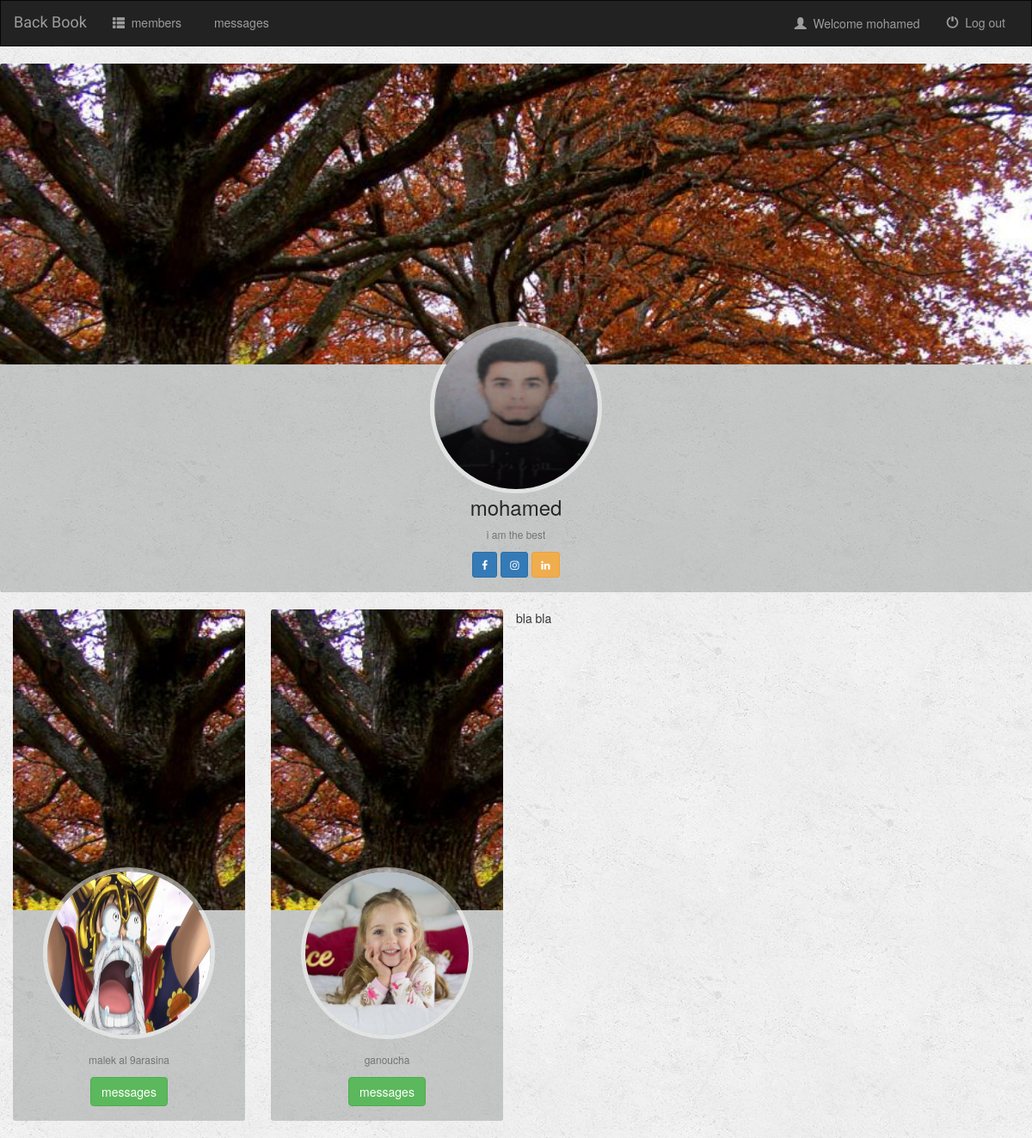
The page /profile/ (signed in) on the database as committed earlier.
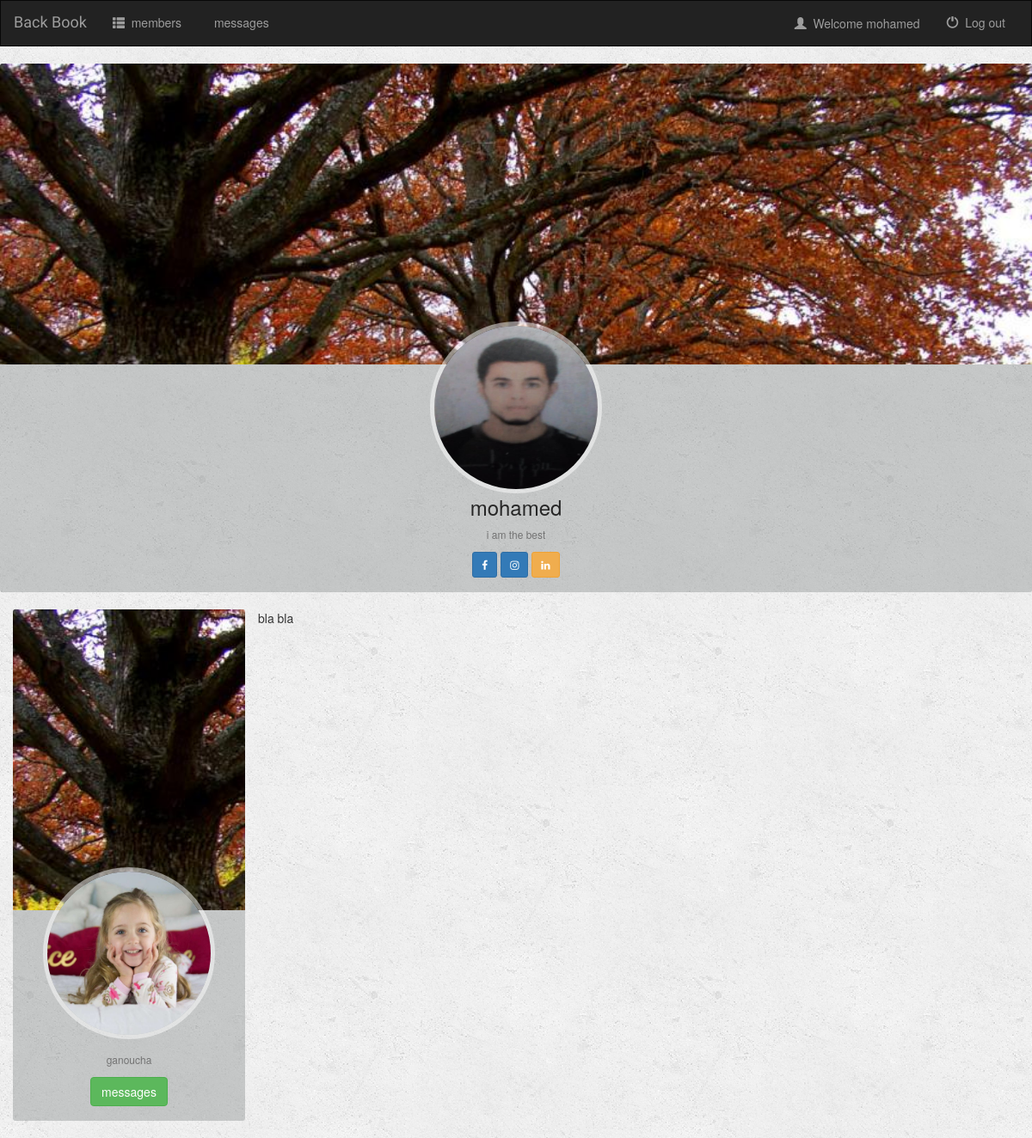
The same page on the database as committed later.
### app/models.py (models this page shows, shortened)
class UserProfile(models.Model):
    user   = models.OneToOneField(User,on_delete=models.CASCADE)
    profilePicture = models.ImageField(null=True)
    sex = models.CharField(default='None',max_length=10)
    bio = models.CharField(null=True,max_length=100)

class Friends(models.Model):
    user = models.ForeignKey(UserProfile,on_delete=models.CASCADE,default=None)
    friend = models.ForeignKey(User,on_delete=models.CASCADE,default=None,unique=True)
    messages= models.OneToOneField(Messages, on_delete=models.CASCADE ,null=True)
    confirmed = models.BooleanField(default=False)
    Isent = models.BooleanField(default=False)
    accepted = models.BooleanField(default=False)

### app/views.py (the view)
# urls.py: path('profile/', views.profile, name="profile"),
def profile(request):
    try:
        profile = get_object_or_404(UserProfile,user=request.user)
    except :
        redirect('app/edit_profile.html')
    profile1 = profile
    l=[]
    try:
        friends = Friends.objects.all().filter(user=profile,confirmed=True)
    except :
        friends = None
    for friend in friends :
        profile = get_object_or_404(UserProfile,user=friend.friend)
        l.append((friend,profile))
    return render(request, 'app/profile.html',{'all_friends':l,'profile':profile1})

### app/context_processors.py (called while the page is built)
def notification(request):
    if not request.user.is_authenticated:
        return {}
    profile = get_object_or_404(UserProfile,user=request.user)
    l=[]
    try:
        friends = Friends.objects.all().filter(user=profile,confirmed=False,Isent=False)
        if not friends :
            friends = Friends.objects.all().filter(user=profile,confirmed=True,Isent=False,accepted=True)
    except :
        friends = None
    for friend in friends :
        profile = get_object_or_404(UserProfile,user=friend.friend)
        l.append((friend,profile))
    return {'friends': l}

### app/templates/app/profile.html (shortened to what this page needs)
{% extends 'app/base.html' %}
{% block head %}
{% load static %}
<link href="//maxcdn.bootstrapcdn.com/font-awesome/4.3.0/css/font-awesome.min.css" rel="stylesheet">
<link rel="stylesheet" type="text/css" href="{% static 'app/profile.css' %}" />
<link rel="stylesheet" type="text/css" href="{% static 'app/model.css' %}" />
{% endblock head %}
{% block body %}
<div class="card hovercard">
    <div class="cardheader">
    </div>
    <div class="avatar">
        {% if profile.profilePicture %}
            <img id="{{user.id}}" alt="profile" src="{{profile.profilePicture.url}}">
        {% else %}
            <img id="{{user.id}}" alt="profile" src="/media/empty.png">
        {% endif %}
    </div>
    <div class="info">
        <div class="title">
            <span>{{user.username}}</span>
        </div>
        <div class="desc">{{profile.bio}}</div>
    </div>
    <div class="bottom">
        <a class="btn btn-primary btn-twitter btn-sm" href="https://twitter.com/webmaniac">
            <i class="fa fa-facebook"></i>
        </a>
        <a class="btn btn-primary btn-sm" rel="publisher"
            href="https://plus.google.com/shahnuralam">
            <i class="fa fa-instagram"></i>
        </a>
        <a class="btn btn-warning btn-sm" rel="publisher" href="https://plus.google.com/shahnuralam">
            <i class="fa fa-linkedin"></i>
        </a>
    </div>
</div>
{% if all_friends %}
            {% for friend in all_friends %}
                            <div class="col-sm-7 col-lg-3">
                                <div class="card hovercard">
                                    <div class="cardheader">
                                    </div>
                                    <div class="avatar">
                                        <img id="{{friend.0.id}}" alt="{{friend.0.username}}" src="{{ friend.1.profilePicture.url }}">
                                    </div>
                                    <div class="info">
                                        <div class="desc">{{friend.1.bio}}</div>
                                    </div>
                                    <div class="bottom">
                                        <a class="btn btn-success  btn-md" href="{% url 'app:confirm-request' friend.1.user.id %}">
                                           messages
                                        </a>
                                    </div>
                                </div>
                    </div>
                {% endfor %}
        {% endif %}
<p>
    bla bla
</p>
{% endblock  %}

### app/templates/app/base.html (shortened to what this page needs)
<!DOCTYPE html>
<html lang="en">
<head>
  {% load static %}
  <link rel="stylesheet" href="https://maxcdn.bootstrapcdn.com/bootstrap/3.3.6/css/bootstrap.min.css" />
  <link rel="stylesheet" type="text/css" href="{% static 'app/index_style.css' %}" />
  {% block head %}
  {% endblock head %}
</head>
<body>
  <nav class="navbar navbar-inverse">
    <div class="container-fluid">
      <div class="navbar-header">
        <a  class="navbar-brand" href="{% url 'app:index' %}"> Back Book </a>
      </div>
      {% if user.is_authenticated %}
      <div class="collapse navbar-collapse" id="topNavBar">
        <ul class="nav navbar-nav">
          <li class="">
            <a href="{% url 'app:members' %}">
              <span class="glyphicon glyphicon-th-list" aria-hidden="true"></span>&nbsp; members</a>
          </li>
          <li class="">
            <a href="{% url 'app:msg' %}">
              &nbsp; messages</a>
          </li>
        </ul>
        {% endif %}
        <ul class="nav navbar-nav navbar-right">
          {% if user.is_authenticated %}
          <li class="">
            <a class="btn btn-dark" href="{% url 'app:profile' %}" role="button" id="dropdownMenuLink" data-toggle="dropdown">
              <span class="glyphicon glyphicon-user" aria-hidden="true"></span>&nbsp; Welcome {{user.username}}
            </a>
        </li>
          <li class="">
            <a href="{% url 'app:logout' %}">
              <span class="glyphicon glyphicon-off" aria-hidden="true"></span>&nbsp; Log out</a>
          </li>
          {% endif %}
        </ul>
      </div>
    </div>
  </nav>
  {% block body %} {% endblock body %}
</body>
</html>

### app/static/app/index_style.css (style rules this page uses)
body { background-image: url("background.png"); }
.navbar { border-radius: 0; }
.navbar-brand { font-family: 'Satisfy', cursive; }

### app/static/app/profile.css (style rules this page uses)
body { background-color: red; }
.card { padding-top: 0px; margin: 0px 0 20px 0; background-color: rgba(37, 135, 155, 0.6); border-top-width: 0; border-bottom-width: 2px; -webkit-border-radius: 3px; -moz-border-radius: 3px; border-radius: 3px; -webkit-box-shadow: none; -moz-box-shadow: none; box-shadow: none; -webkit-box-sizing: border-box; -moz-box-sizing: border-box; box-sizing: border-box; }
.card.hovercard { position: relative; padding-top: 0; overflow: hidden; text-align: center; background-color: rgba(133, 138, 139, 0.4); }
.card.hovercard .cardheader { background: url("back.jpg"); background-size: cover; height: 350px; }
.card.hovercard .avatar { position: relative; top: -50px; margin-bottom: -50px; }
.card.hovercard .avatar img { width: 200px; height: 200px; max-width: 200px; max-height: 200px; -webkit-border-radius: 50%; -moz-border-radius: 50%; border-radius: 50%; border: 5px solid rgba(255,255,255,0.5); }
.card.hovercard .info { padding: 4px 8px 10px; }
.card.hovercard .info .title { margin-bottom: 10px; font-size: 24px; line-height: 1; color: #262626; vertical-align: middle; }
.card.hovercard .info .desc { overflow: hidden; font-size: 12px; line-height: 20px; color: #737373; text-overflow: ellipsis; }
.card.hovercard .bottom { padding: 0 20px; margin-bottom: 17px; }

Rows that differ between the two databases and show on the page:
removed Friends: profilePicture (picture), bio "malek al 9arasina"
